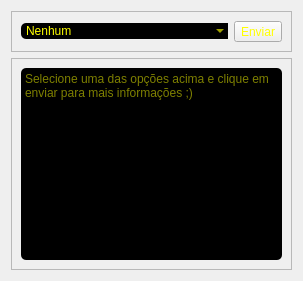
         <widget class="QWidget" name="tab_3">
          <attribute name="title">
           <string>Help</string>
          </attribute>
          <layout class="QVBoxLayout" name="verticalLayout_7">
           <item>
            <widget class="QFrame" name="frame_11">
             <property name="frameShape">
              <enum>QFrame::StyledPanel</enum>
             </property>
             <property name="frameShadow">
              <enum>QFrame::Raised</enum>
             </property>
             <layout class="QHBoxLayout" name="horizontalLayout_6">
              <item>
               <widget class="QComboBox" name="problemasRelacionais">
                <property name="styleSheet">
                 <string notr="true">border-radius: 5px;
background-color: rgb(0, 0, 0);
color: rgb(255, 255, 0);
</string>
                </property>
                <item>
                 <property name="text">
                  <string>Nenhum</string>
                 </property>
                </item>
                <item>
                 <property name="text">
                  <string>Problemas com Internet?</string>
                 </property>
                </item>
                <item>
                 <property name="text">
                  <string>Problemas para conectar na VPN?</string>
                 </property>
                </item>
                <item>
                 <property name="text">
                  <string>Problema com Infrasip?</string>
                 </property>
                </item>
                <item>
                 <property name="text">
                  <string>Problemas com Phonemanager?</string>
                 </property>
                </item>
               </widget>
              </item>
              <item>
               <widget class="QToolButton" name="btn_enviarHelp">
                <property name="styleSheet">
                 <string notr="true">color: rgb(255, 255, 0);</string>
                </property>
                <property name="text">
                 <string>Enviar</string>
                </property>
                <property name="icon">
                 <iconset>
                  <normaloff>../../../../.designer/backup/IMG/help.png</normaloff>../../../../.designer/backup/IMG/help.png</iconset>
                </property>
                <property name="iconSize">
                 <size>
                  <width>30</width>
                  <height>15</height>
                 </size>
                </property>
                <property name="toolButtonStyle">
                 <enum>Qt::ToolButtonTextBesideIcon</enum>
                </property>
               </widget>
              </item>
             </layout>
            </widget>
           </item>
           <item>
            <widget class="QFrame" name="frame_12">
             <property name="frameShape">
              <enum>QFrame::StyledPanel</enum>
             </property>
             <property name="frameShadow">
              <enum>QFrame::Raised</enum>
             </property>
             <layout class="QVBoxLayout" name="verticalLayout_8">
              <item>
               <widget class="QPlainTextEdit" name="help">
                <property name="cursor" stdset="0">
                 <cursorShape>ForbiddenCursor</cursorShape>
                </property>
                <property name="toolTip">
                 <string>&lt;script src=&quot;https://static.zenvia.com/embed/js/zenvia-chat.min.js&quot;&gt;&lt;/script&gt;
&lt;script&gt;
var chat = new ZenviaChat('2f35493a81d07de0b3b6e36975354e00')
.embedded('button').build();
&lt;/script&gt;</string>
                </property>
                <property name="styleSheet">
                 <string notr="true">background-color: rgb(255, 255, 255);
border-radius: 5px;
background-color: rgb(0, 0, 0);
color: rgb(251, 255, 0);</string>
                </property>
                <property name="textInteractionFlags">
                 <set>Qt::TextSelectableByKeyboard|Qt::TextSelectableByMouse</set>
                </property>
                <property name="placeholderText">
                 <string>Selecione uma das opções acima e clique em enviar para mais informações ;)</string>
                </property>
               </widget>
              </item>
             </layout>
            </widget>
           </item>
          </layout>
         </widget>
